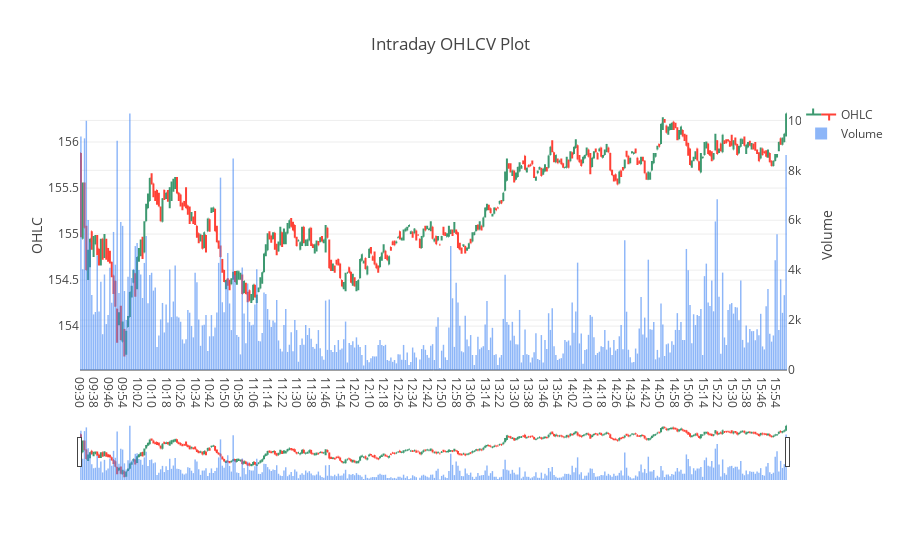

The notebook cell this image was saved under:
### Code cell
iplot(fig, filename="simple_ohlc")

### Figure 1 — Plotly figure (JSON) as saved in the notebook; plotly's stock layout.template omitted (floating-point values rounded to 4 significant figures; data arrays with more than 128 entries replaced by an {"elided": "..."} marker saying what was removed)
{"data": [{"close": {"elided": "390 float values"}, "high": {"elided": "390 float values"}, "low": {"elided": "390 float values"}, "name": "OHLC", "open": {"elided": "390 float values"}, "type": "ohlc", "uid": "884ae91b-e017-4577-8fc6-c4055dd20c2b", "x": {"elided": "390 str values"}}, {"marker": {"color": "rgb(66, 134, 244)"}, "name": "Volume", "opacity": 0.6, "type": "bar", "uid": "bebfc7f7-a423-4d5a-8cb7-f44275c6345a", "x": {"elided": "390 str values"}, "y": {"elided": "390 int values"}, "yaxis": "y2"}], "layout": {"autosize": true, "title": {"text": "Intraday OHLCV Plot"}, "xaxis": {"autorange": true, "range": [-0.5, 389.5], "rangeslider": {"autorange": true, "range": [-0.5, 389.5], "yaxis": {"_template": null, "rangemode": "match"}, "yaxis2": {"_template": null, "rangemode": "match"}}, "type": "category"}, "yaxis": {"autorange": true, "range": [153.5, 156.5], "side": "left", "title": {"text": "OHLC"}}, "yaxis2": {"autorange": true, "overlaying": "y", "range": [0, 10820.0], "side": "right", "title": {"text": "Volume"}, "type": "linear"}}}
